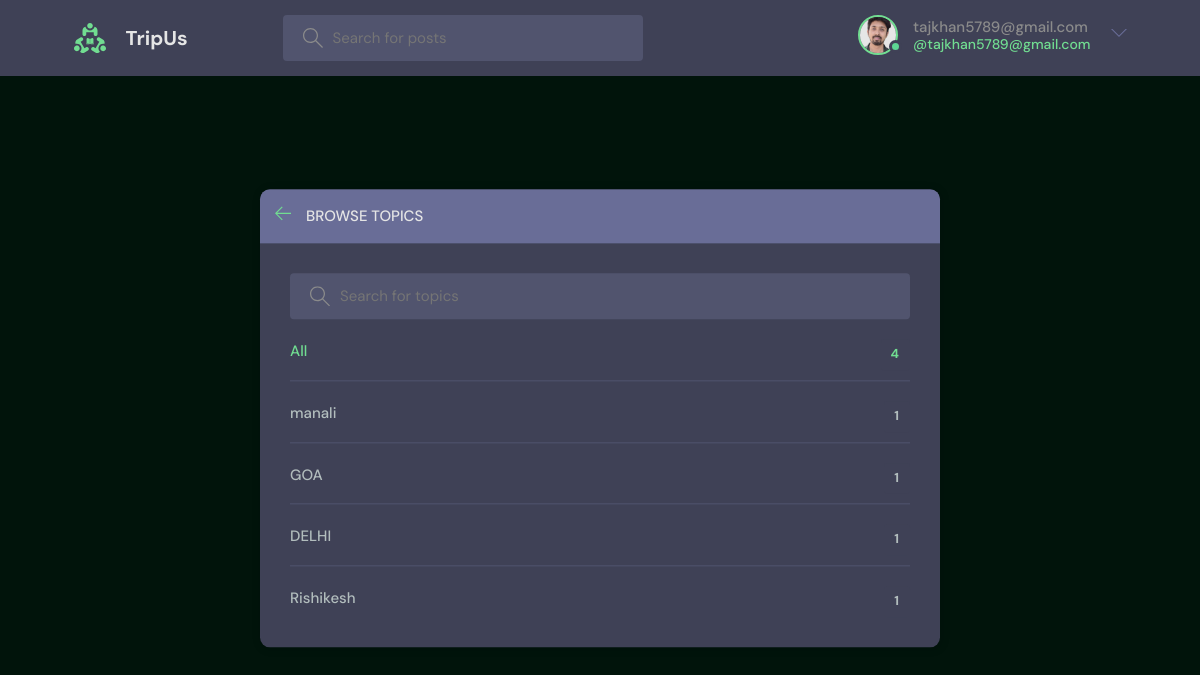
Page /topics/ (signed in) on the committed database.
### base/models.py (models this page shows, shortened)
class User(AbstractUser):
    name = models.CharField(max_length=200, null=True)
    email = models.EmailField(unique=True, null=True)
    bio = models.TextField(null=True)
    avatar = models.ImageField(null=True, default="avatar.svg")
    USERNAME_FIELD = 'username'
    REQUIRED_FIELDS = []

class Topic(models.Model):
    name = models.CharField(max_length=200)

### base/views.py (the view)
# urls.py: path('topics/', views.topicsPage, name="topics"),
def topicsPage(request):
    q = request.GET.get('q') if request.GET.get('q') != None else ''
    topics = Topic.objects.filter(name__icontains=q)
    return render(request, 'base/topics.html', {'topics': topics})

### base/templates/base/topics.html (shortened to what this page needs)
{% extends 'main.html' %}
{% block content %}
<main class="create-room layout">
  <div class="container">
    <div class="layout__box">
      <div class="layout__boxHeader">
        <div class="layout__boxTitle">
          <a href="{% url 'home' %}">
            <svg version="1.1" xmlns="http://www.w3.org/2000/svg" width="32" height="32" viewBox="0 0 32 32">
              <title>arrow-left</title>
              <path
                d="M13.723 2.286l-13.723 13.714 13.719 13.714 1.616-1.611-10.96-10.96h27.625v-2.286h-27.625l10.965-10.965-1.616-1.607z">
              </path>
            </svg>
          </a>
          <h3>Browse Topics</h3>
        </div>
      </div>
      <div class="topics-page layout__body">
        <form action="" method="GET" class="header__search">
          <label>
            <input name="q" placeholder="Search for topics" />
          </label>
        </form>
        <ul class="topics__list">
          <li>
            <a href="{% url 'topics' %}" class="active">All <span>{{topics.count}}</span></a>
          </li>
          {% for topic in topics %}
          <li>
            <a href="{% url 'home' %}?q={{topic.name}}">{{ topic.name }} <span>{{topic.room_set.all.count}}</span></a>
          </li>
          {% endfor %}
        </ul>
      </div>
    </div>
  </div>
</main>
{% endblock content %}

### templates/navbar.html (shortened to what this page needs)
{% load static %}
<header class="header header--loggedIn">
    <div class="container">
        <a href="{% url 'home' %}" class="header__logo">
            <img src="{% static 'images/logo.svg' %}" />
            <h1>TripUs</h1>
        </a>
        <form class="header__search" method="GET" action="{% url 'home' %}">
            <label>
                <input name="q" placeholder="Search for posts" />
            </label>
        </form>
        <nav class="header__menu">
            {% if request.user.is_authenticated %}
            <div class="header__user">
                <a href="{% url 'update-user' %}">
                    <div class="avatar avatar--medium active">
                        <img src="{{request.user.avatar.url}}" />
                    </div>
                    <p>{{request.user.username}} <span>@{{request.user.username}}</span></p>
                </a>
                <button class="dropdown-button">
                    <svg version="1.1" xmlns="http://www.w3.org/2000/svg" width="32" height="32" viewBox="0 0 32 32">
                        <title>chevron-down</title>
                        <path d="M16 21l-13-13h-3l16 16 16-16h-3l-13 13z"></path>
                    </svg>
                </button>
            </div>
            {% else %}
            <a href="{% url 'login' %}">
                <img src="{% static 'images/avatar.svg' %}" />
                <p>Login</p>
            </a>
            {% endif %}
        </nav>
    </div>
</header>

### static/styles/style.css (style rules this page uses)
:root { --color-main: #71dd91; --color-main-light: #e1f6fb; --color-dark: #3f4156; --color-dark-medium: #51546e; --color-dark-light: #696d97; --color-light: #e5e5e5; --color-gray: #8b8b8b; --color-light-gray: #b2bdbd; --color-bg: rgb(1, 20, 11); --color-success: #5dd693; --color-error: #fc4b0b; }
* { font-family: "DM Sans", -apple-system, BlinkMacSystemFont, "Segoe UI", Roboto, Oxygen, Ubuntu, Cantarell, "Open Sans", "Helvetica Neue", sans-serif; margin: 0; padding: 0; box-sizing: border-box; text-rendering: optimizeLegibility; font-size: inherit; }
html { font-size: 56.25%; }
@media only screen and (min-width: 1200px) { html { font-size: 62.5%; } }
body { line-height: 1.6; font-weight: 400; font-size: 1.5rem; color: var(--color-light-gray); background-color: var(--color-bg); min-height: 100vh; }
img { width: 100%; }
a { display: inline-block; color: var(--color-main); text-decoration: none; }
.container { max-width: 120rem; width: 90%; margin: auto; }
.avatar { position: relative; display: inline-block; border-radius: 50%; border: 2px solid var(--color-main); }
.avatar img { display: block; border-radius: 50%; object-fit: cover; object-position: center; }
.avatar::after { content: ""; display: block; position: absolute; background-color: var(--color-gray); z-index: 111; border-radius: 50%; border: 0.3rem solid var(--color-dark); }
.avatar.active::after { background-color: var(--color-success); }
.avatar.avatar--medium img { width: 3.6rem; height: 3.6rem; border-radius: 50%; }
.avatar.avatar--medium:after { width: 0.7rem; height: 0.7rem; bottom: 0px; right: -6px; }
.header { padding: 1.5rem; background-color: var(--color-dark); }
.header > .container { display: flex; gap: 9.5rem; }
.header__logo, .header__user { display: flex; gap: 2rem; align-items: center; }
.header__logo > img { height: 3.2rem; width: 3.2rem; }
.header__logo > h1 { font-weight: 700; font-size: 2rem; color: var(--color-light); }
.header__search > label { background-color: var(--color-dark-medium); padding: 1.3rem 1rem; display: flex; align-items: center; gap: 1rem; border-radius: 4px; }
.header__search svg { fill: var(--color-gray); width: 2rem; height: 2rem; margin-left: 1rem; }
.header__search input { width: 30rem; background: transparent; border: none; outline: none; color: var(--color-light); }
.header__menu { margin-left: auto; position: relative; }
.header__menu a { display: flex; gap: 1.5rem; align-items: center; font-weight: 500; text-decoration: none; color: var(--color-gray); }
.header__menu img { height: 3.6rem; }
.header__menu p { line-height: 1.2; }
.header__menu span { color: var(--color-main); font-weight: 500; font-size: 1.4rem; display: block; }
.header__menu svg { width: 1.6rem; height: 1.6rem; fill: var(--color-dark-light); }
.dropdown-button { background: transparent; border: 0; outline: 0; cursor: pointer; }
.layout { margin-top: 2.4rem; }
.layout > .container { display: flex; justify-content: space-between; align-items: flex-start; }
.layout__box { width: 90%; max-width: 48rem; min-height: 40rem; position: absolute; top: 50%; left: 50%; transform: translate(-50%, -46%); background-color: var(--color-dark); border-radius: 1rem; box-shadow: 1px 1px 6px 3px rgba(0, 0, 0, 0.1); overflow: hidden; }
.layout__boxHeader { display: flex; padding: 1.5rem; background-color: var(--color-dark-light); }
.layout__boxTitle { display: flex; gap: 1.5rem; align-items: center; }
.layout__boxTitle h3 { text-transform: uppercase; font-weight: 500; color: var(--color-light); }
.layout__boxTitle svg { width: 1.6rem; height: 1.6rem; fill: var(--color-main); }
.layout__body { margin: 3rem; }
.topics__list { list-style: none; }
.topics__list li a { display: flex; justify-content: space-between; margin-bottom: 3rem; font-weight: 500; color: var(--color-light-gray); transition: all 0.3s ease-in-out; }
.topics__list li a.active, .topics__list li a:hover { color: var(--color-main); }
.topics__list li a span { padding: 0.5rem 1rem; background-color: var(--color-dark); border-radius: 3px; font-size: 1.3rem; font-weight: 700; letter-spacing: 1px; }
.topics-page .topics__list li:not(:last-child) a { margin: 2rem 0; padding-bottom: 1rem; text-decoration: none; border-bottom: 1px solid var(--color-dark-medium); }
.topics-page .header__search { display: block; }
.create-room.layout .layout__box { max-width: 68rem; }

### rows in the picture
User: user.avatar (picture), user.username "tajkhan5789@gmail.com"
Topic: name "manali", room_set.all.count "1"
Topic: name "GOA", room_set.all.count "1"
Topic: name "DELHI", room_set.all.count "1"
Topic: name "Rishikesh", room_set.all.count "1"

### other values in the picture
{{ topics.count }} "4"
